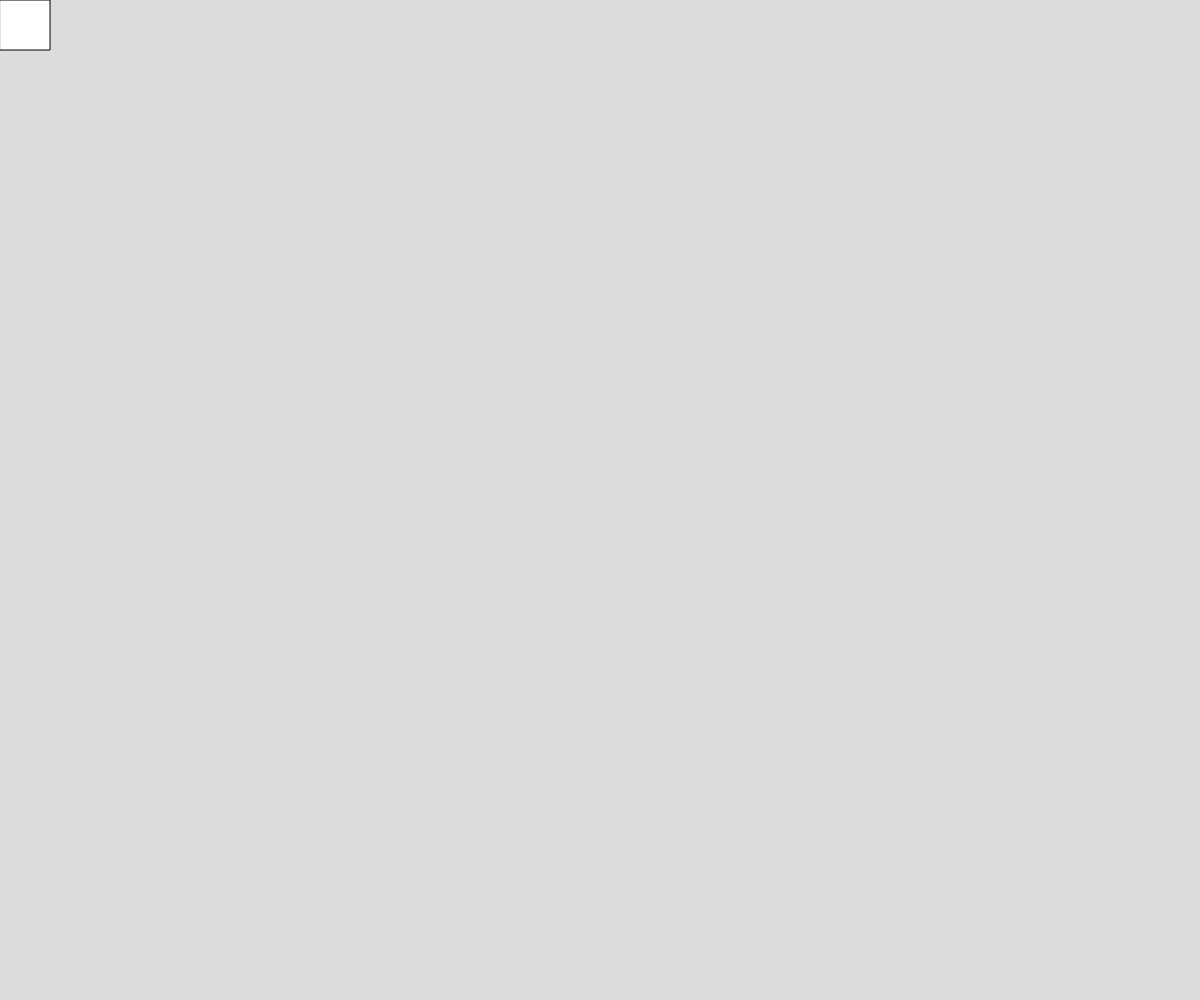
Frame 1 (no input)
Frame 60 (no input): identical to frame 1, image omitted
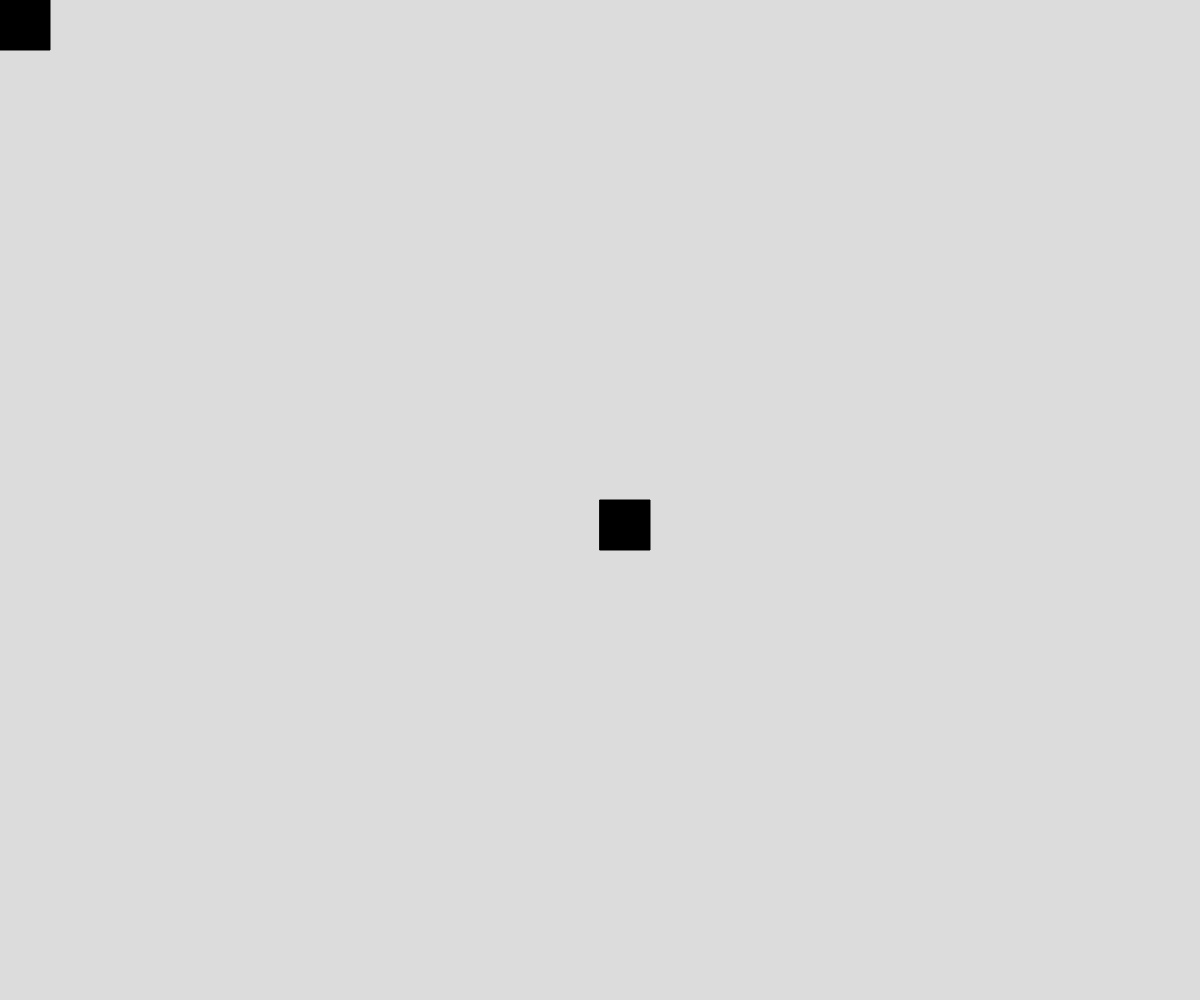
Frame 120 (the mouse pressed at the canvas centre since frame 60)

The p5.js sketch that drew these frames (run headless with seeded random() and noise() and a simulated clock; from frame 60 on, the mouse is pressed at the canvas centre):

// p5.js sketch
// ── sketch.js
// Interactive Scene
// Winston George
// September 25, 2024
//
// Extra for Experts:
// - describe what you did to take this project "above and beyond"



let x = 0;
let y = 0;
let speed = 5;
let squareSize = 50;
function setup() {
  createCanvas(windowWidth, windowHeight);
}

function draw() {
  background(220);
  square(x, y, squareSize);
  moveSquare();
}

function moveSquare() {
  if (mouseIsPressed) {
    if (mouseButton === LEFT) {
      fill ("black");
      square (mouseX, mouseY, squareSize);
    }
  }
  if(keyIsDown(UP_ARROW)) {
    y -= speed;
  }
  if(keyIsDown(DOWN_ARROW)) {
    y += speed;
  }
  if(keyIsDown(LEFT_ARROW)) {
    x -= speed;
  }
  if(keyIsDown(RIGHT_ARROW)) {
    x += speed;
  }
}
